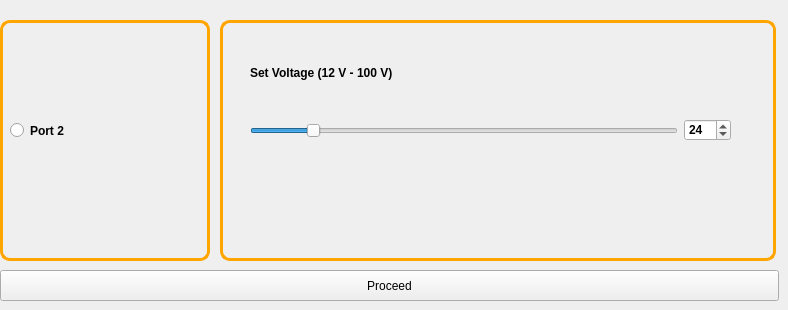
          <widget class="QWidget" name="tab_2">
           <attribute name="title">
            <string>Port 2</string>
           </attribute>
           <widget class="QFrame" name="frame_4">
            <property name="geometry">
             <rect>
              <x>0</x>
              <y>20</y>
              <width>210</width>
              <height>241</height>
             </rect>
            </property>
            <property name="styleSheet">
             <string notr="true">QFrame { 
 border: 3px solid orange;
border-radius: 10px;
padding: 10px;
}</string>
            </property>
            <property name="frameShape">
             <enum>QFrame::StyledPanel</enum>
            </property>
            <property name="frameShadow">
             <enum>QFrame::Raised</enum>
            </property>
            <widget class="QRadioButton" name="radioButton_PortB">
             <property name="geometry">
              <rect>
               <x>10</x>
               <y>80</y>
               <width>171</width>
               <height>61</height>
              </rect>
             </property>
             <property name="font">
              <font>
               <weight>75</weight>
               <bold>true</bold>
              </font>
             </property>
             <property name="text">
              <string>Port 2</string>
             </property>
             <property name="icon">
              <iconset resource="resource.qrc">
               <normaloff>:/Icons/Images/icons8-powerline-24.png</normaloff>:/Icons/Images/icons8-powerline-24.png</iconset>
             </property>
             <property name="iconSize">
              <size>
               <width>50</width>
               <height>40</height>
              </size>
             </property>
            </widget>
           </widget>
           <widget class="QFrame" name="frame_9">
            <property name="geometry">
             <rect>
              <x>220</x>
              <y>20</y>
              <width>556</width>
              <height>241</height>
             </rect>
            </property>
            <property name="styleSheet">
             <string notr="true">QFrame { 
 border: 3px solid orange;
border-radius: 10px;
padding: 10px;
}</string>
            </property>
            <property name="frameShape">
             <enum>QFrame::StyledPanel</enum>
            </property>
            <property name="frameShadow">
             <enum>QFrame::Raised</enum>
            </property>
            <widget class="QWidget" name="horizontalLayoutWidget_2">
             <property name="geometry">
              <rect>
               <x>30</x>
               <y>80</y>
               <width>481</width>
               <height>61</height>
              </rect>
             </property>
             <layout class="QHBoxLayout" name="horizontalLayout_6">
              <item>
               <widget class="QSlider" name="horizontalSlider_voltage_2">
                <property name="minimum">
                 <number>12</number>
                </property>
                <property name="maximum">
                 <number>100</number>
                </property>
                <property name="value">
                 <number>24</number>
                </property>
                <property name="orientation">
                 <enum>Qt::Horizontal</enum>
                </property>
               </widget>
              </item>
              <item>
               <widget class="QSpinBox" name="spinBox_voltage_2">
                <property name="font">
                 <font>
                  <weight>75</weight>
                  <bold>true</bold>
                 </font>
                </property>
                <property name="minimum">
                 <number>12</number>
                </property>
                <property name="maximum">
                 <number>100</number>
                </property>
                <property name="value">
                 <number>24</number>
                </property>
               </widget>
              </item>
             </layout>
            </widget>
            <widget class="QPushButton" name="pushButton_5">
             <property name="geometry">
              <rect>
               <x>30</x>
               <y>40</y>
               <width>441</width>
               <height>25</height>
              </rect>
             </property>
             <property name="font">
              <font>
               <weight>75</weight>
               <bold>true</bold>
              </font>
             </property>
             <property name="styleSheet">
              <string notr="true">border-width:1px;
 border-radius:50px;
Text-align:left</string>
             </property>
             <property name="text">
              <string>Set Voltage (12 V - 100 V)</string>
             </property>
             <property name="icon">
              <iconset resource="resource.qrc">
               <normaloff>:/Icons/Images/icons8-power-96.png</normaloff>:/Icons/Images/icons8-power-96.png</iconset>
             </property>
             <property name="iconSize">
              <size>
               <width>50</width>
               <height>40</height>
              </size>
             </property>
            </widget>
           </widget>
           <widget class="QPushButton" name="pushButton_Proceed_2">
            <property name="geometry">
             <rect>
              <x>0</x>
              <y>270</y>
              <width>779</width>
              <height>31</height>
             </rect>
            </property>
            <property name="font">
             <font>
              <weight>50</weight>
              <bold>false</bold>
             </font>
            </property>
            <property name="text">
             <string>Proceed</string>
            </property>
            <property name="icon">
             <iconset resource="resource.qrc">
              <normaloff>:/Icons/Images/icons8-next-100.png</normaloff>:/Icons/Images/icons8-next-100.png</iconset>
            </property>
            <property name="iconSize">
             <size>
              <width>40</width>
              <height>30</height>
             </size>
            </property>
           </widget>
          </widget>
